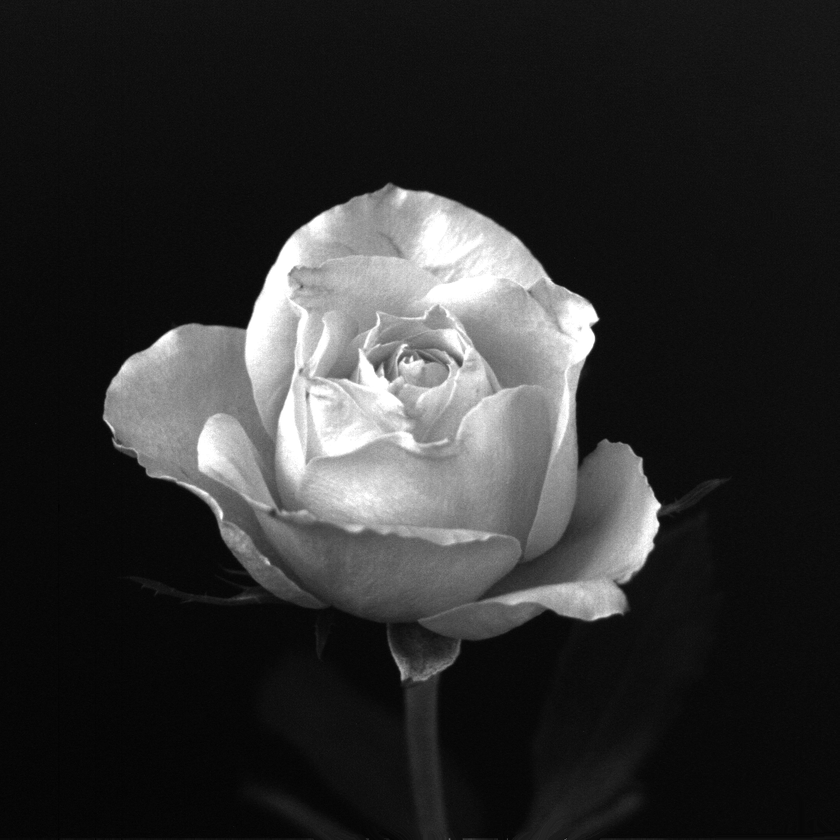
//> input picture DIP02/images/rose.tif, 840 x 840 px, shrunk from 1024 x 1024 before the run
$ ./DIP02   (built with g++ and OpenCV 4)
//> lines starting //> are read from the running program, lines starting //| are printed output that depends on the picture
//> further down, src is the input picture: 840 rows x 840 cols, CV_8UC1; min 0, max 255, mean 46.8
### DIP02/utils.h
#ifndef __UTILS_H_
#define __UTILS_H_

constexpr auto M_PI = 3.14159265358979323846;

#include <iostream>
#include "opencv2/opencv.hpp"

using namespace std;
using namespace cv;


// Affine transform
Mat intensityTransform(Mat src, float LUT[256]);
Mat gammaTransform(Mat src, float gamma);

float* getHist(Mat src);
Mat histEqualization(Mat src);

Mat boxFilter(Size size);
Mat imFilter(Mat src, Mat kernel, string pad_type="zero");
#endif

### DIP02/utils.cpp
#include "utils.h"
#include <math.h>
// [52 lines left out: functions intensityTransform, gammaTransform, getHist, histEqualization, not called in this run]
Mat boxFilter(Size size){
	Mat Box = Mat::ones(size, CV_32F);
	Box = Box / (float)(Box.rows * Box.cols);
	return Box;
}
Mat imFilter(Mat src, Mat kernel, string pad_type){
//> called with pad_type = "zero"
	int H = src.rows;
//> H = 840
	int W = src.cols;
//> W = 840
	int K_H = (kernel.rows-1)/2;
	int K_W = (kernel.cols-1)/2;
	float Temp;
	Mat src_pad(H + 2*K_H, W + 2*K_W, CV_8UC1, Scalar(0));//padding Matrix
	//padding
	if (pad_type == "zero"){			//zero padding
		for (int i = 0; i < H; i++) {
			for (int j = 0; j < W; j++) {
				src_pad.at<uchar>(i + K_H, j + K_W) = src.at<uchar>(i, j);
			}
		}
	}
	else if (pad_type == "mirror") {	//mirror padding
		//original image location
		for (int i = 0; i < H; i++) {
			for (int j = 0; j < W; j++) {
				src_pad.at<uchar>(i + K_H, j + K_W) = src.at<uchar>(i, j);
			}
		}
		//mirroring
		for (int i = 0; i < K_H; i++) {
			src_pad.row(2 * K_H - i).copyTo(src_pad.row(i));
		}
		for (int i = 0; i < K_H; i++) {
			src_pad.row(src_pad.rows - 1 - 2 * K_H + i).copyTo(src_pad.row(src_pad.rows - 1 - i));
		}
		for (int j = 0; j < K_W; j++) {
			src_pad.col(2 * K_W - j).copyTo(src_pad.col(j));
		}
		for (int j = 0; j < K_W; j++) {
			src_pad.col(src_pad.cols - 1 - 2 * K_W + j).copyTo(src_pad.col(src_pad.cols - 1 - j));
		}
	}
	src_pad.convertTo(src_pad, CV_32F);
//> src_pad: 844 rows x 844 cols, CV_32FC1
	Mat dst(H, W, CV_8UC1, Scalar(0));
	Temp = 0;
	//convolution
	for (int i = 0; i < H; i++) {
		for (int j = 0; j < W; j++) {
			for (int m = 0; m < 2 * K_H + 1; m++) {
				for (int n = 0; n < 2 * K_W + 1; n++) {
					Temp += kernel.at<float>(m, n) * src_pad.at<float>(i + m, j + n);
				}
			}
			dst.at<uchar>(i, j) = Temp;
			Temp = 0;
		}
	}
//> after the loop, Temp = 0
	dst.convertTo(dst, CV_32F);
//> dst: 840 rows x 840 cols, CV_32FC1
	return dst;
}

### DIP02/DIP02.cpp
#include "utils.h"

int main(int argc, char* argv[])
{
	int implement = 3;
	if (implement == 1) {
		Mat src1 = imread("../images/astronaut.tif", IMREAD_GRAYSCALE);
		Mat src2 = imread("../images/pollen.tif", IMREAD_GRAYSCALE);
		if (src1.empty() || src2.empty()) {
			cout << "Input images do not exist." << endl;
			exit(-1);
		}

		Mat dst1 = gammaTransform(src1, 0.6);
		Mat dst2 = gammaTransform(src2, 0.6);
		imshow("astronaut", src1);
		imshow("pollen", src2);
		imshow("Gamma_astronuat", dst1);
		imshow("Gamma_pollen", dst2);
	}
	else if (implement == 2) {
		Mat src1 = imread("../images/astronaut.tif", IMREAD_GRAYSCALE);
		Mat src2 = imread("../images/pollen.tif", IMREAD_GRAYSCALE);
		if (src1.empty() || src2.empty()) {
			cout << "Input images do not exist." << endl;
			exit(-1);
		}

		Mat dst1 = histEqualization(src1);
		Mat dst2 = histEqualization(src2);
		imshow("astronaut", src1);
		imshow("pollen", src2);
		imshow("Hist_Equalization_astronuat", dst1);
		imshow("Hist_Equalization_pollen", dst2);
	}
	else if (implement == 3) {
		Mat src = imread("../images/rose.tif", IMREAD_GRAYSCALE);
		if (src.empty()) {
			cout << "Input image does not exist." << endl;
			exit(-1);
		}
		Mat kernel = boxFilter(Size(5, 5));
		Mat blur_img = imFilter(src, kernel);

		Mat src_f;
		src.convertTo(src_f, CV_32FC1);
		Mat unsharp_mask = src_f - blur_img;
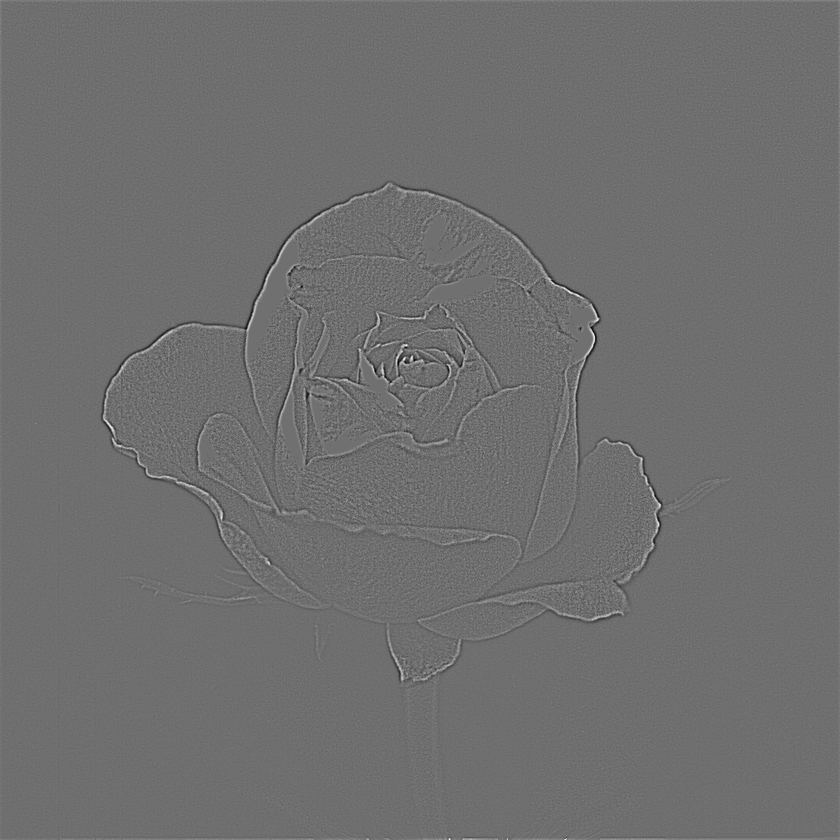
//> unsharp_mask: 840 rows x 840 cols, CV_32FC1; min -61, max 80, mean 0.5; drawn with min black and max white

		Mat dst = src_f + 3.0 * unsharp_mask;
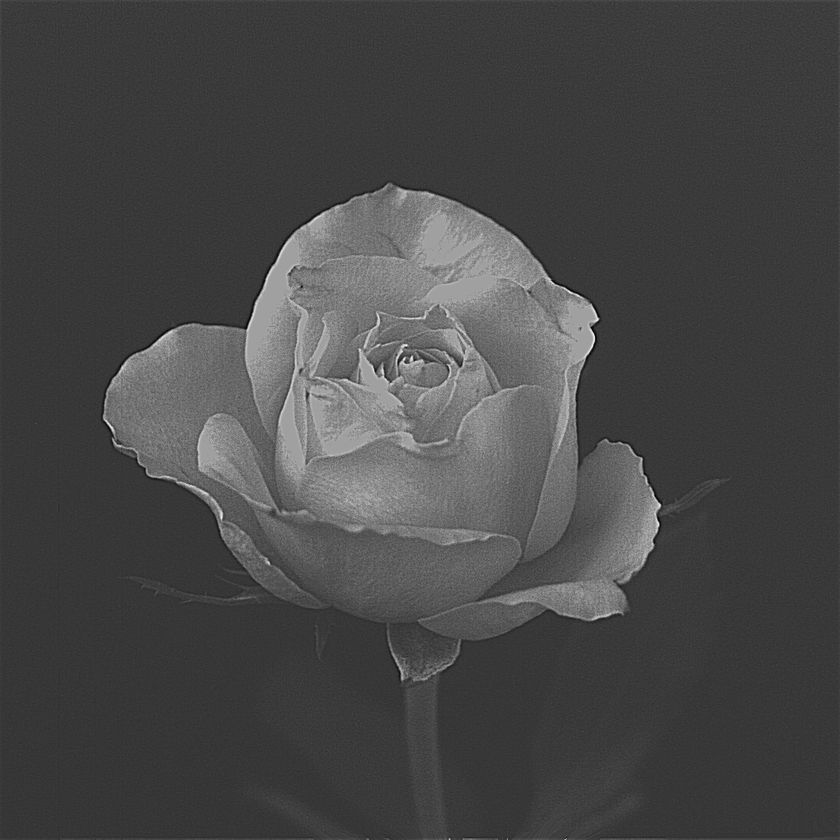
//> dst: 840 rows x 840 cols, CV_32FC1; min -122, max 483, mean 48.4; drawn with min black and max white
		dst.convertTo(dst, CV_8UC1);
//> dst: 840 rows x 840 cols, CV_8UC1

		imshow("Original", src);
		imshow("Highboost Filtering", dst);
	}
	waitKey(0);
	destroyAllWindows();
	return 0;
}
